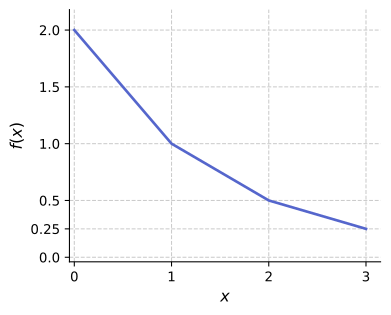

The Python source for this figure:
"""Generate Figure 1 for assignment-05.
Function: f(x) = 2^(1-x), passing through (0,2), (1,1), (2,0.5), (3,0.25).
"""
import matplotlib
matplotlib.use('Agg')
import matplotlib.pyplot as plt
import numpy as np

fig, ax = plt.subplots(figsize=(4.2, 3.4))

x = [0, 1, 2, 3]
y = [2, 1, 0.5, 0.25]     # piecewise linear through these points

ax.plot(x, y, color='#5566cc', linewidth=2)

# y-axis: linear scale, ticks at the specific values used in the original
yticks = [0.0, 0.25, 0.5, 1.0, 1.5, 2.0]
ax.set_yticks(yticks)
ax.set_yticklabels([str(v) for v in yticks])
ax.set_ylim(-0.04, 2.18)

ax.set_xticks([0, 1, 2, 3])
ax.set_xlim(-0.05, 3.15)

ax.set_xlabel('$x$', fontsize=12)
ax.set_ylabel('$f(x)$', fontsize=12)

# dashed horizontal gridlines
ax.yaxis.grid(True, linestyle='--', color='#ccc', linewidth=0.8)
ax.xaxis.grid(True, linestyle='--', color='#ccc', linewidth=0.8)
ax.set_axisbelow(True)

ax.spines['top'].set_visible(False)
ax.spines['right'].set_visible(False)

plt.tight_layout()
plt.savefig('fig1.svg', format='svg', bbox_inches='tight')
plt.close()
print('Saved fig1.svg')
